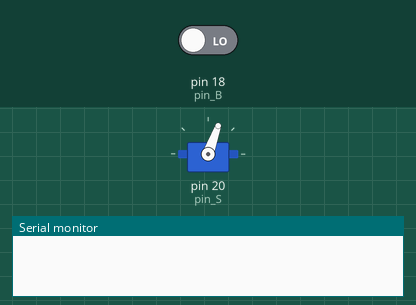
Simulated run of this sketch. Board: Arduino Mega 2560, built with avr-gcc and run on an emulated ATmega2560. On the bench: servo, the last lines printed to the serial monitor. Inputs (shaded band) come from the test bench; at power-on: pin 18 (pin_B) LOW.

Above: at 1.2 s.
1.3 s: pin 18 (pin_B) driven HIGH
At 2.4 s:
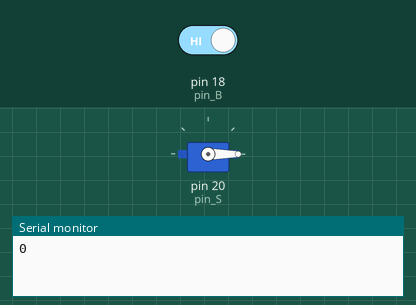
At 9.9 s:
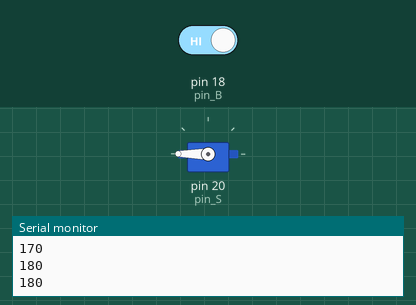
Timing chart, 0 to 16.3 s (numbered marks = the images above; inputs shaded):
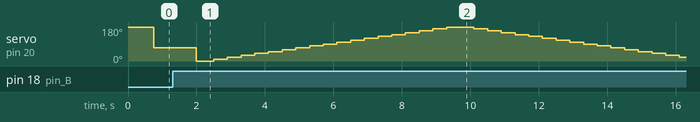

The sketch:

Test_Servo.ino
```cpp
/* TESTAR SERVO MOTOR */

/* Este teste inclui uma interrupção ativada por botão no pino pin_B.
 * Ao pressionar o botão de interrupção, o teste sendo realizado será
 * alterado. Há dois testes:
 * 1) Girar servo de 0 a 180 e retornar, (in)(de)crementos de 10.
 * 2) Simular coleta e descarte de peça alternando giro entre duas posições pré-definidas: pegar_caneta e descarta_caneta.
 *
 * O OUT do servo deve ser ligado ao pino "pin_S" (MEGA), o qual pode ser alterado. O pino do botão de interrupção, "pin_B", deve ser um dos
 * seguintes (MEGA): 2, 3, 18, 19, 20, 21.
*/

#include <Servo.h>

Servo S;  // Criar objeto para controlar o Servo.
byte pin_S = 20;  // Pino ao qual o OUT do servo está conectado.
byte pin_B = 18;  // Pino do botão interrupção. Um dos seguintes: 2, 3, 18, 19, 20, 21.
int valor_inicial = 90;  // Valor inicial em graus do servo.
int pegar_caneta = 180;  // Graus de ajuste do servo para pegar caneta.
int descartar_caneta = 70;  // Graus de ajuste do servo para descartar caneta.
volatile bool teste_flag = false;  // Troca de teste.
volatile bool stop_test = false;  // Para o teste atual.

void setup() {
    S.attach(pin_S);
    S.write(valor_inicial);
    Serial.begin(9600);

    attachInterrupt(digitalPinToInterrupt(pin_B), ISR_trocarTeste, RISING);
}

void loop() {
    stop_test = false;
    if(teste_flag) {
        teste1();
    }
    else {
        teste2();
    }
    delay(500);

}

// Servo gira de 0 -> 180 -> 0.
void teste1() {
    S.write(0);
    delay(100);
    for(int j = 0; j<=180; j = j+10) {
        S.write(j);
        Serial.println(j);
        delay(400);
        if(stop_test) {
            break;
        }
    }
    for(int j = 180; j>=0; j = j-10) {
        S.write(j);
        Serial.println(j);
        delay(400);
        if(stop_test) {
            break;
        }
    }
}

// Servo alterna entre pegar_caneta e descartar_caneta.
void teste2() {
    while(stop_test != true) {
        S.write(pegar_caneta);
        delay(750);
        S.write(descartar_caneta);
        delay(750);
    }
}

// Interrupção para trocar de teste e parar o que estiver em andamento.
void ISR_trocarTeste() {
    stop_test = true;
    teste_flag = !teste_flag;
    for(int i = 0; i<1000; i++) {
    }  // Delay para tentar evitar debounce do botão.
}
```
